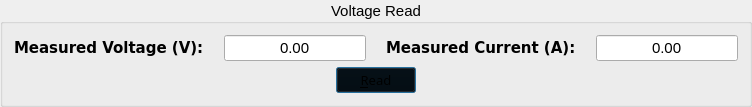
       <widget class="QGroupBox" name="groupBox_4">
        <property name="font">
         <font>
          <pointsize>11</pointsize>
         </font>
        </property>
        <property name="title">
         <string>Voltage Read</string>
        </property>
        <property name="alignment">
         <set>Qt::AlignCenter</set>
        </property>
        <layout class="QVBoxLayout" name="verticalLayout_2">
         <item>
          <layout class="QHBoxLayout" name="horizontalLayout_6">
           <property name="spacing">
            <number>20</number>
           </property>
           <item>
            <widget class="QLabel" name="LB_Measured_Voltage">
             <property name="palette">
              <palette>
               <active>
                <colorrole role="WindowText">
                 <brush brushstyle="SolidPattern">
                  <color alpha="255">
                   <red>0</red>
                   <green>0</green>
                   <blue>0</blue>
                  </color>
                 </brush>
                </colorrole>
                <colorrole role="ButtonText">
                 <brush brushstyle="SolidPattern">
                  <color alpha="255">
                   <red>255</red>
                   <green>255</green>
                   <blue>255</blue>
                  </color>
                 </brush>
                </colorrole>
               </active>
               <inactive>
                <colorrole role="WindowText">
                 <brush brushstyle="SolidPattern">
                  <color alpha="255">
                   <red>0</red>
                   <green>0</green>
                   <blue>0</blue>
                  </color>
                 </brush>
                </colorrole>
                <colorrole role="ButtonText">
                 <brush brushstyle="SolidPattern">
                  <color alpha="255">
                   <red>255</red>
                   <green>255</green>
                   <blue>255</blue>
                  </color>
                 </brush>
                </colorrole>
               </inactive>
               <disabled>
                <colorrole role="WindowText">
                 <brush brushstyle="SolidPattern">
                  <color alpha="255">
                   <red>118</red>
                   <green>118</green>
                   <blue>117</blue>
                  </color>
                 </brush>
                </colorrole>
                <colorrole role="ButtonText">
                 <brush brushstyle="SolidPattern">
                  <color alpha="255">
                   <red>118</red>
                   <green>118</green>
                   <blue>117</blue>
                  </color>
                 </brush>
                </colorrole>
               </disabled>
              </palette>
             </property>
             <property name="font">
              <font>
               <family>DejaVu Sans</family>
               <pointsize>11</pointsize>
               <weight>75</weight>
               <bold>true</bold>
              </font>
             </property>
             <property name="styleSheet">
              <string notr="true">QLineEdit {\n    color: black;\n    selection-color: white;   \n    border: 2px groove gray;\n    border-radius: 10px;\n    padding: 2px 4px;  \n}</string>
             </property>
             <property name="text">
              <string>Measured Voltage (V):</string>
             </property>
            </widget>
           </item>
           <item>
            <widget class="QLineEdit" name="LE_Measured_Voltage">
             <property name="sizePolicy">
              <sizepolicy hsizetype="Fixed" vsizetype="Fixed">
               <horstretch>0</horstretch>
               <verstretch>0</verstretch>
              </sizepolicy>
             </property>
             <property name="styleSheet">
              <string notr="true"/>
             </property>
             <property name="text">
              <string>0.00</string>
             </property>
             <property name="alignment">
              <set>Qt::AlignCenter</set>
             </property>
             <property name="readOnly">
              <bool>true</bool>
             </property>
            </widget>
           </item>
           <item>
            <widget class="QLabel" name="LB_Measured_Current">
             <property name="palette">
              <palette>
               <active>
                <colorrole role="WindowText">
                 <brush brushstyle="SolidPattern">
                  <color alpha="255">
                   <red>0</red>
                   <green>0</green>
                   <blue>0</blue>
                  </color>
                 </brush>
                </colorrole>
                <colorrole role="ButtonText">
                 <brush brushstyle="SolidPattern">
                  <color alpha="255">
                   <red>255</red>
                   <green>255</green>
                   <blue>255</blue>
                  </color>
                 </brush>
                </colorrole>
               </active>
               <inactive>
                <colorrole role="WindowText">
                 <brush brushstyle="SolidPattern">
                  <color alpha="255">
                   <red>0</red>
                   <green>0</green>
                   <blue>0</blue>
                  </color>
                 </brush>
                </colorrole>
                <colorrole role="ButtonText">
                 <brush brushstyle="SolidPattern">
                  <color alpha="255">
                   <red>255</red>
                   <green>255</green>
                   <blue>255</blue>
                  </color>
                 </brush>
                </colorrole>
               </inactive>
               <disabled>
                <colorrole role="WindowText">
                 <brush brushstyle="SolidPattern">
                  <color alpha="255">
                   <red>118</red>
                   <green>118</green>
                   <blue>117</blue>
                  </color>
                 </brush>
                </colorrole>
                <colorrole role="ButtonText">
                 <brush brushstyle="SolidPattern">
                  <color alpha="255">
                   <red>118</red>
                   <green>118</green>
                   <blue>117</blue>
                  </color>
                 </brush>
                </colorrole>
               </disabled>
              </palette>
             </property>
             <property name="font">
              <font>
               <family>DejaVu Sans</family>
               <pointsize>11</pointsize>
               <weight>75</weight>
               <bold>true</bold>
              </font>
             </property>
             <property name="text">
              <string>Measured Current (A):</string>
             </property>
            </widget>
           </item>
           <item>
            <widget class="QLineEdit" name="LE_Measured_Current">
             <property name="sizePolicy">
              <sizepolicy hsizetype="Fixed" vsizetype="Fixed">
               <horstretch>0</horstretch>
               <verstretch>0</verstretch>
              </sizepolicy>
             </property>
             <property name="styleSheet">
              <string notr="true"/>
             </property>
             <property name="text">
              <string>0.00</string>
             </property>
             <property name="alignment">
              <set>Qt::AlignCenter</set>
             </property>
             <property name="readOnly">
              <bool>true</bool>
             </property>
            </widget>
           </item>
          </layout>
         </item>
         <item>
          <layout class="QHBoxLayout" name="horizontalLayout_5">
           <item>
            <spacer name="horizontalSpacer_16">
             <property name="orientation">
              <enum>Qt::Horizontal</enum>
             </property>
             <property name="sizeHint" stdset="0">
              <size>
               <width>20</width>
               <height>24</height>
              </size>
             </property>
            </spacer>
           </item>
           <item>
            <widget class="QPushButton" name="PB_Read">
             <property name="palette">
              <palette>
               <active>
                <colorrole role="WindowText">
                 <brush brushstyle="SolidPattern">
                  <color alpha="255">
                   <red>0</red>
                   <green>0</green>
                   <blue>0</blue>
                  </color>
                 </brush>
                </colorrole>
                <colorrole role="Button">
                 <brush brushstyle="LinearGradientPattern">
                  <gradient startx="0.000000000000000" starty="0.000000000000000" endx="1.000000000000000" endy="0.000000000000000" type="LinearGradient" spread="ReflectSpread" coordinatemode="ObjectBoundingMode">
                   <gradientstop position="0.000000000000000">
                    <color alpha="255">
                     <red>212</red>
                     <green>212</green>
                     <blue>212</blue>
                    </color>
                   </gradientstop>
                   <gradientstop position="1.000000000000000">
                    <color alpha="255">
                     <red>255</red>
                     <green>255</green>
                     <blue>255</blue>
                    </color>
                   </gradientstop>
                  </gradient>
                 </brush>
                </colorrole>
                <colorrole role="Text">
                 <brush brushstyle="SolidPattern">
                  <color alpha="255">
                   <red>0</red>
                   <green>0</green>
                   <blue>0</blue>
                  </color>
                 </brush>
                </colorrole>
                <colorrole role="ButtonText">
                 <brush brushstyle="SolidPattern">
                  <color alpha="255">
                   <red>0</red>
                   <green>0</green>
                   <blue>0</blue>
                  </color>
                 </brush>
                </colorrole>
                <colorrole role="Base">
                 <brush brushstyle="LinearGradientPattern">
                  <gradient startx="0.000000000000000" starty="0.000000000000000" endx="1.000000000000000" endy="0.000000000000000" type="LinearGradient" spread="ReflectSpread" coordinatemode="ObjectBoundingMode">
                   <gradientstop position="0.000000000000000">
                    <color alpha="255">
                     <red>212</red>
                     <green>212</green>
                     <blue>212</blue>
                    </color>
                   </gradientstop>
                   <gradientstop position="1.000000000000000">
                    <color alpha="255">
                     <red>255</red>
                     <green>255</green>
                     <blue>255</blue>
                    </color>
                   </gradientstop>
                  </gradient>
                 </brush>
                </colorrole>
                <colorrole role="Window">
                 <brush brushstyle="LinearGradientPattern">
                  <gradient startx="0.000000000000000" starty="0.000000000000000" endx="1.000000000000000" endy="0.000000000000000" type="LinearGradient" spread="ReflectSpread" coordinatemode="ObjectBoundingMode">
                   <gradientstop position="0.000000000000000">
                    <color alpha="255">
                     <red>212</red>
                     <green>212</green>
                     <blue>212</blue>
                    </color>
                   </gradientstop>
                   <gradientstop position="1.000000000000000">
                    <color alpha="255">
                     <red>255</red>
                     <green>255</green>
                     <blue>255</blue>
                    </color>
                   </gradientstop>
                  </gradient>
                 </brush>
                </colorrole>
                <colorrole role="PlaceholderText">
                 <brush brushstyle="NoBrush">
                  <color alpha="128">
                   <red>0</red>
                   <green>0</green>
                   <blue>0</blue>
                  </color>
                 </brush>
                </colorrole>
               </active>
               <inactive>
                <colorrole role="WindowText">
                 <brush brushstyle="SolidPattern">
                  <color alpha="255">
                   <red>0</red>
                   <green>0</green>
                   <blue>0</blue>
                  </color>
                 </brush>
                </colorrole>
                <colorrole role="Button">
                 <brush brushstyle="LinearGradientPattern">
                  <gradient startx="0.000000000000000" starty="0.000000000000000" endx="1.000000000000000" endy="0.000000000000000" type="LinearGradient" spread="ReflectSpread" coordinatemode="ObjectBoundingMode">
                   <gradientstop position="0.000000000000000">
                    <color alpha="255">
                     <red>212</red>
                     <green>212</green>
                     <blue>212</blue>
                    </color>
                   </gradientstop>
                   <gradientstop position="1.000000000000000">
                    <color alpha="255">
                     <red>255</red>
                     <green>255</green>
                     <blue>255</blue>
                    </color>
                   </gradientstop>
                  </gradient>
                 </brush>
                </colorrole>
                <colorrole role="Text">
                 <brush brushstyle="SolidPattern">
                  <color alpha="255">
                   <red>0</red>
                   <green>0</green>
                   <blue>0</blue>
                  </color>
                 </brush>
                </colorrole>
                <colorrole role="ButtonText">
                 <brush brushstyle="SolidPattern">
                  <color alpha="255">
                   <red>0</red>
                   <green>0</green>
                   <blue>0</blue>
                  </color>
                 </brush>
                </colorrole>
                <colorrole role="Base">
                 <brush brushstyle="LinearGradientPattern">
                  <gradient startx="0.000000000000000" starty="0.000000000000000" endx="1.000000000000000" endy="0.000000000000000" type="LinearGradient" spread="ReflectSpread" coordinatemode="ObjectBoundingMode">
                   <gradientstop position="0.000000000000000">
                    <color alpha="255">
                     <red>212</red>
                     <green>212</green>
                     <blue>212</blue>
                    </color>
                   </gradientstop>
                   <gradientstop position="1.000000000000000">
                    <color alpha="255">
                     <red>255</red>
                     <green>255</green>
                     <blue>255</blue>
                    </color>
                   </gradientstop>
                  </gradient>
                 </brush>
                </colorrole>
                <colorrole role="Window">
                 <brush brushstyle="LinearGradientPattern">
                  <gradient startx="0.000000000000000" starty="0.000000000000000" endx="1.000000000000000" endy="0.000000000000000" type="LinearGradient" spread="ReflectSpread" coordinatemode="ObjectBoundingMode">
                   <gradientstop position="0.000000000000000">
                    <color alpha="255">
                     <red>212</red>
                     <green>212</green>
                     <blue>212</blue>
                    </color>
                   </gradientstop>
                   <gradientstop position="1.000000000000000">
                    <color alpha="255">
                     <red>255</red>
                     <green>255</green>
                     <blue>255</blue>
                    </color>
                   </gradientstop>
                  </gradient>
                 </brush>
                </colorrole>
                <colorrole role="PlaceholderText">
                 <brush brushstyle="NoBrush">
                  <color alpha="128">
                   <red>0</red>
                   <green>0</green>
                   <blue>0</blue>
                  </color>
                 </brush>
                </colorrole>
               </inactive>
               <disabled>
                <colorrole role="WindowText">
                 <brush brushstyle="SolidPattern">
                  <color alpha="255">
                   <red>255</red>
                   <green>0</green>
                   <blue>0</blue>
                  </color>
                 </brush>
                </colorrole>
                <colorrole role="Button">
                 <brush brushstyle="LinearGradientPattern">
                  <gradient startx="0.000000000000000" starty="0.000000000000000" endx="1.000000000000000" endy="0.000000000000000" type="LinearGradient" spread="ReflectSpread" coordinatemode="ObjectBoundingMode">
                   <gradientstop position="0.000000000000000">
                    <color alpha="255">
                     <red>212</red>
                     <green>212</green>
                     <blue>212</blue>
                    </color>
                   </gradientstop>
                   <gradientstop position="1.000000000000000">
                    <color alpha="255">
                     <red>255</red>
                     <green>255</green>
                     <blue>255</blue>
                    </color>
                   </gradientstop>
                  </gradient>
                 </brush>
                </colorrole>
                <colorrole role="Text">
                 <brush brushstyle="SolidPattern">
                  <color alpha="255">
                   <red>255</red>
                   <green>0</green>
                   <blue>0</blue>
                  </color>
                 </brush>
                </colorrole>
                <colorrole role="ButtonText">
                 <brush brushstyle="SolidPattern">
                  <color alpha="255">
                   <red>0</red>
                   <green>0</green>
                   <blue>255</blue>
                  </color>
                 </brush>
                </colorrole>
                <colorrole role="Base">
                 <brush brushstyle="LinearGradientPattern">
                  <gradient startx="0.000000000000000" starty="0.000000000000000" endx="1.000000000000000" endy="0.000000000000000" type="LinearGradient" spread="ReflectSpread" coordinatemode="ObjectBoundingMode">
                   <gradientstop position="0.000000000000000">
                    <color alpha="255">
                     <red>212</red>
                     <green>212</green>
                     <blue>212</blue>
                    </color>
                   </gradientstop>
                   <gradientstop position="1.000000000000000">
                    <color alpha="255">
                     <red>255</red>
                     <green>255</green>
                     <blue>255</blue>
                    </color>
                   </gradientstop>
                  </gradient>
                 </brush>
                </colorrole>
                <colorrole role="Window">
                 <brush brushstyle="LinearGradientPattern">
                  <gradient startx="0.000000000000000" starty="0.000000000000000" endx="1.000000000000000" endy="0.000000000000000" type="LinearGradient" spread="ReflectSpread" coordinatemode="ObjectBoundingMode">
                   <gradientstop position="0.000000000000000">
                    <color alpha="255">
                     <red>212</red>
                     <green>212</green>
                     <blue>212</blue>
                    </color>
                   </gradientstop>
                   <gradientstop position="1.000000000000000">
                    <color alpha="255">
                     <red>255</red>
                     <green>255</green>
                     <blue>255</blue>
                    </color>
                   </gradientstop>
                  </gradient>
                 </brush>
                </colorrole>
                <colorrole role="PlaceholderText">
                 <brush brushstyle="NoBrush">
                  <color alpha="128">
                   <red>0</red>
                   <green>0</green>
                   <blue>0</blue>
                  </color>
                 </brush>
                </colorrole>
               </disabled>
              </palette>
             </property>
             <property name="font">
              <font>
               <family>Sans Serif</family>
               <pointsize>10</pointsize>
               <weight>50</weight>
               <bold>false</bold>
              </font>
             </property>
             <property name="toolTip">
              <string>Click Alt+P to Power ON
</string>
             </property>
             <property name="autoFillBackground">
              <bool>false</bool>
             </property>
             <property name="styleSheet">
              <string notr="true"/>
             </property>
             <property name="text">
              <string>&amp;Read</string>
             </property>
             <property name="checkable">
              <bool>false</bool>
             </property>
             <property name="autoRepeat">
              <bool>false</bool>
             </property>
             <property name="autoDefault">
              <bool>true</bool>
             </property>
             <property name="default">
              <bool>true</bool>
             </property>
             <property name="flat">
              <bool>false</bool>
             </property>
            </widget>
           </item>
           <item>
            <spacer name="horizontalSpacer_17">
             <property name="orientation">
              <enum>Qt::Horizontal</enum>
             </property>
             <property name="sizeHint" stdset="0">
              <size>
               <width>20</width>
               <height>24</height>
              </size>
             </property>
            </spacer>
           </item>
          </layout>
         </item>
        </layout>
       </widget>
